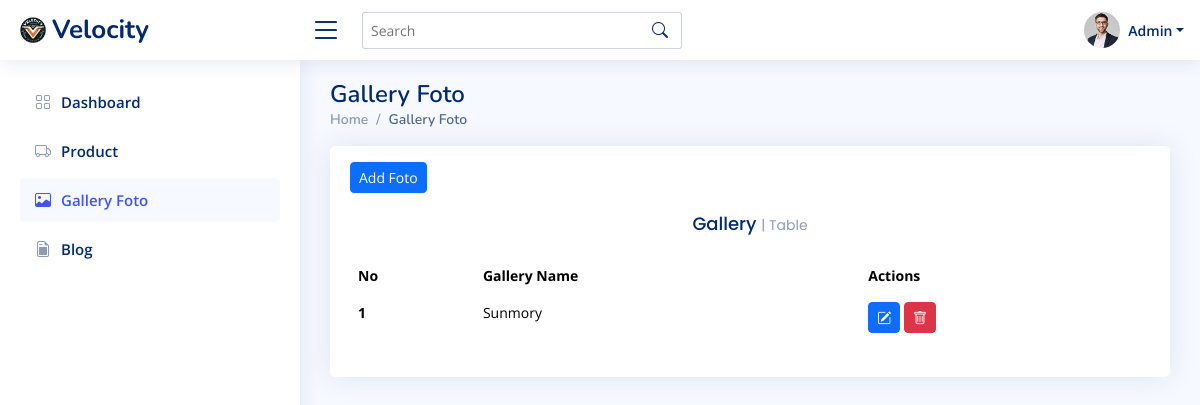
The page /admin/gallery-foto.php (signed in) on the database as committed earlier.
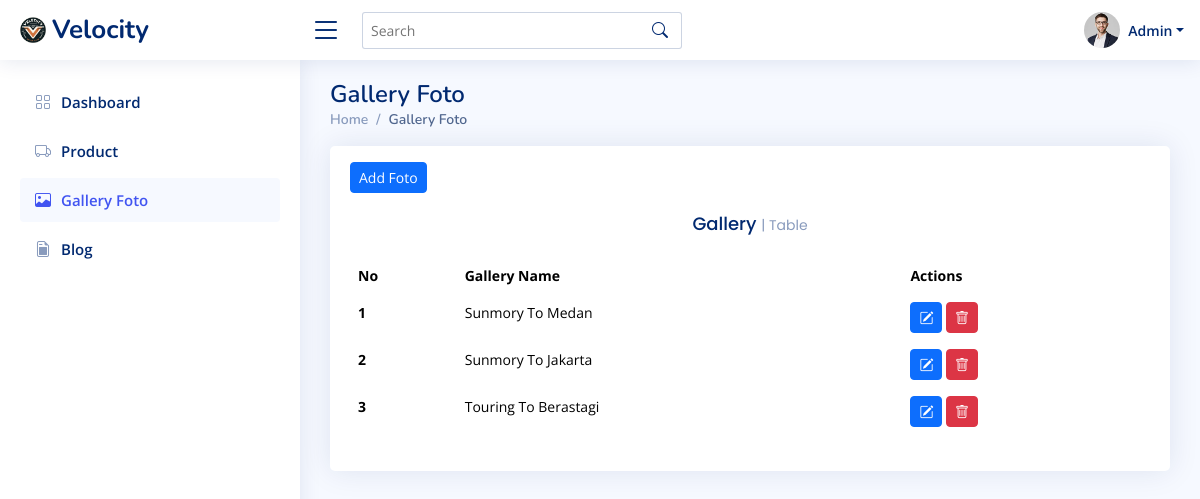
The same page on the database as committed later.
### tables this page shows
CREATE TABLE `gallery` (
  `gallery_id` int(11) NOT NULL,
  `gallery_name` varchar(255) NOT NULL,
  `gallery_img` varchar(255) NOT NULL
);

### admin/gallery-foto.php (the view, shortened to what the changed rows need)
<!DOCTYPE html>
<html lang="en">
<head>
  <link href="assets/vendor/bootstrap/css/bootstrap.min.css" rel="stylesheet">
  <link href="assets/vendor/bootstrap-icons/bootstrap-icons.css" rel="stylesheet">
  <link href="assets/vendor/boxicons/css/boxicons.min.css" rel="stylesheet">
  <link href="assets/vendor/quill/quill.snow.css" rel="stylesheet">
  <link href="assets/vendor/quill/quill.bubble.css" rel="stylesheet">
  <link href="assets/vendor/remixicon/remixicon.css" rel="stylesheet">
  <link href="assets/vendor/simple-datatables/style.css" rel="stylesheet">
  <link href="assets/css/style.css" rel="stylesheet">
</head>
<body>
  <main id="main" class="main">
    <div class="pagetitle">
      <h1>Gallery Foto</h1>
    </div>
    <section class="section dashboard">
      <div class="row">
        <div class="col-lg-12">
          <div class="row">
            <div class="col-12">
              <div class="card recent-sales overflow-auto">
                <div class="card-body">
                  <table class="table table-borderless datatable">
                    <thead>
                      <tr>
                        <th scope="col">No</th>
                        <th scope="col">Gallery Name</th>
                        <th scope="col">Actions</th>
                      </tr>
                    </thead>
                    <tbody>
                      <?php
                      require_once 'config/conn.php';
                      $no = 1;
                      $gallerys = mysqli_query($conn, "SELECT * FROM gallery");
                      foreach ($gallerys as $gallery) {
                      ?>
                        <tr>
                          <th scope="row"><?= $no++ ?></th>
                          <td><?= $gallery['gallery_name'] ?></td>
                          <td>
                            <button type="button" class="btn btn-primary btn-sm" data-bs-toggle="modal" data-bs-target="#exampleModalEdit<?= $gallery['gallery_id'] ?>">
                              <i class="bi bi-pencil-square"></i>
                            </button>
                            <a href="config/del-gallery.php?id=<?= $gallery['gallery_id'] ?>" class="btn btn-danger btn-sm" onclick="return confirm('Menghapus Data ?')">
                              <i class="bi bi-trash"></i>
                            </a>
                          </td>
                        </tr>
                      <?php } ?>
                    </tbody>
                  </table>
                </div>
              </div>
            </div>
          </div>
        </div>
      </div>
    </section>
  </main>
</body>
</html>

Rows that differ between the two databases and show on the page:
changed gallery: gallery_name "Sunmory" → "Sunmory To Medan"
added gallery: gallery_name "Sunmory To Jakarta"
added gallery: gallery_name "Touring To Berastagi"
